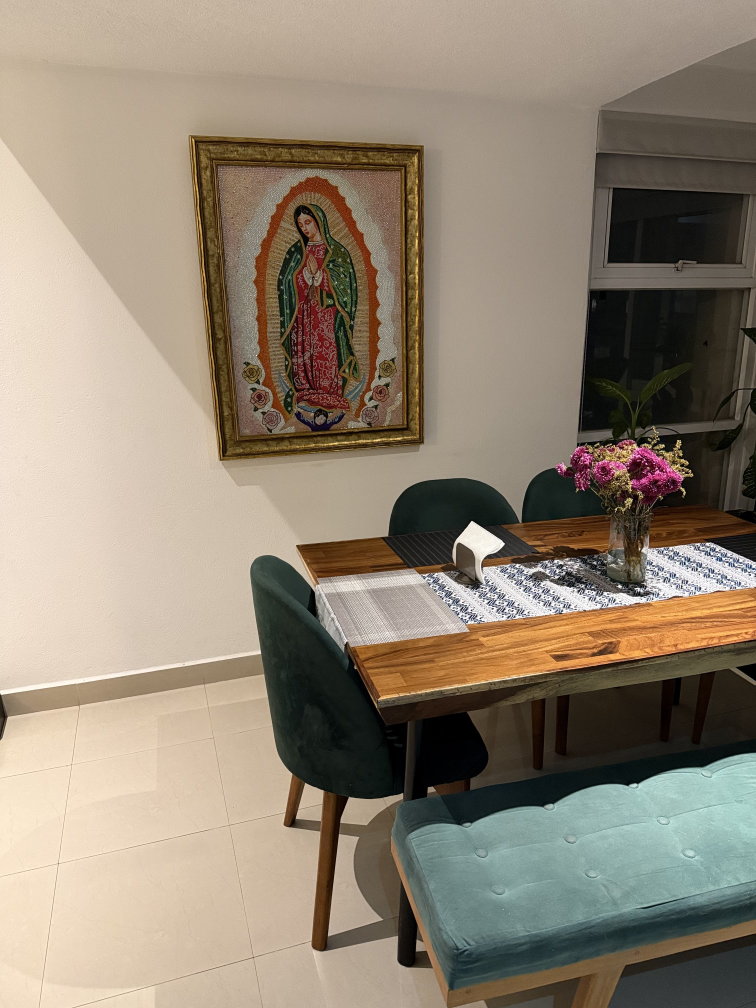
#> input picture data/original/IMG01.jpg, 3024 x 4032 px (shown at 1/4 size)
$ python -i registration.py   (imports and definitions only)
#> lines starting #> are read from the running program, lines starting #| are printed output that depends on the picture
"""
Módulo de registro de imágenes.
Implementa estimación de homografías, RANSAC y técnicas de blending.
"""

import cv2
import numpy as np
from typing import List, Tuple, Optional, Dict
import warnings


# [382 lines left out: functions estimate_homography, validate_homography, refine_homography, warp_image, create_mask, simple_blend and 2 more, not called in this run]


class ImageStitcher:
    """
    Clase para fusionar múltiples imágenes en un panorama.
    """

    def __init__(self, blend_method: str = 'feather', image_weights: List[float] = None):
        """
        Inicializa el stitcher.

        Args:
            blend_method: Método de blending ('simple', 'feather', 'multiband')
            image_weights: Lista de pesos para cada imagen (None = pesos iguales)
        """
        self.blend_method = blend_method
        self.image_weights = image_weights
        self.homographies = []
        self.reference_idx = None

    # [68 lines left out: function estimate_transforms, not called in this run]

    def stitch(self, images: List[np.ndarray]) -> np.ndarray:
        """
        Fusiona las imágenes en un panorama.

        Args:
            images: Lista de imágenes a fusionar

        Returns:
            Imagen panorámica fusionada
        """
        if not self.homographies or self.reference_idx is None:
            raise ValueError("Primero debe estimar las transformaciones")

        # Calcular tamaño del canvas
        h_ref, w_ref = images[self.reference_idx].shape[:2]

        # Encontrar límites del panorama
        min_x, min_y = 0, 0
        max_x, max_y = w_ref, h_ref

        for i, H in enumerate(self.homographies):
            if i == self.reference_idx:
                continue

            h, w = images[i].shape[:2]
            corners = np.float32([[0, 0], [w, 0], [w, h], [0, h]]).reshape(-1, 1, 2)
            transformed_corners = cv2.perspectiveTransform(corners, H)

            min_x = min(min_x, transformed_corners[:, 0, 0].min())
            min_y = min(min_y, transformed_corners[:, 0, 1].min())
            max_x = max(max_x, transformed_corners[:, 0, 0].max())
            max_y = max(max_y, transformed_corners[:, 0, 1].max())

        # Dimensiones del canvas
        canvas_width = int(np.ceil(max_x - min_x))
        canvas_height = int(np.ceil(max_y - min_y))
        offset = (int(-min_x), int(-min_y))

        print(f"Tamaño del panorama: {canvas_width}x{canvas_height}")

        # Transformar y fusionar imágenes
        result = None
        result_mask = None

        for i, (img, H) in enumerate(zip(images, self.homographies)):
            print(f"Procesando imagen {i+1}/{len(images)}...")

            # Warp imagen
            warped = warp_image(img, H, (canvas_height, canvas_width), offset)
            warped_mask = create_mask(img.shape, H, offset, (canvas_height, canvas_width))

            # Fusionar
            if result is None:
                result = warped
                result_mask = warped_mask
            else:
                # Obtener pesos relativos
                if self.image_weights is not None and len(self.image_weights) == len(images):
                    # Para la primera imagen (result), usar su peso individual
                    # Para la nueva imagen (warped), usar su peso individual
                    # Solo necesitamos los pesos relativos entre las dos imágenes
                    weight_result = self.image_weights[0] if i == 1 else 1.0
                    weight_new = self.image_weights[i] if i < len(self.image_weights) else 1.0
                else:
                    weight_result = 1.0
                    weight_new = 1.0

                if self.blend_method == 'simple':
                    result = simple_blend(result, warped, result_mask, warped_mask,
                                         weight1=weight_result, weight2=weight_new)
                elif self.blend_method == 'feather':
                    result = feather_blend(result, warped, result_mask, warped_mask,
                                          weight1=weight_result, weight2=weight_new)
                elif self.blend_method == 'multiband':
                    # Multiband no soporta pesos aún, usar sin pesos
                    result = multiband_blend(result, warped, result_mask, warped_mask)

                # Actualizar máscara
                result_mask = np.maximum(result_mask, warped_mask)

        return result


# [25 lines left out: function compute_reprojection_error, not called in this run]

>>> import cv2
>>> picture = cv2.imread('../data/original/IMG01.jpg', cv2.IMREAD_GRAYSCALE)
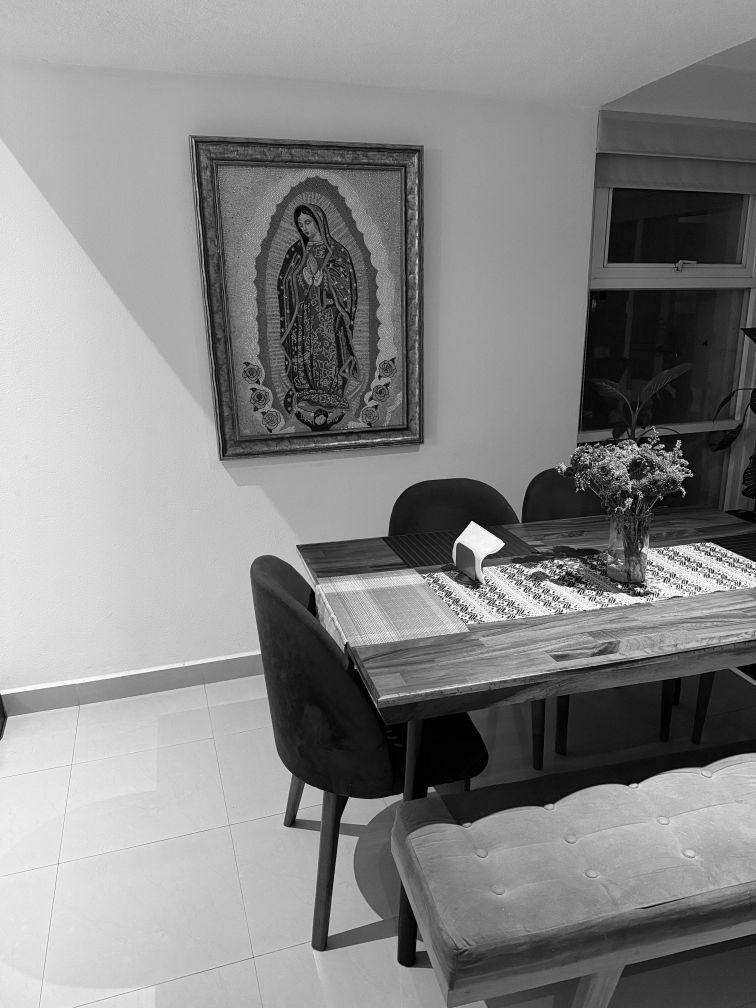
#> picture: shape (4032, 3024) (shown at 1/4 size); min 0, max 255, mean 134.6
>>> result = ImageStitcher().stitch(picture)
#> (the run stopped early here; a loop or call above may not have finished)

$ run again, on data/original/IMG02.jpg
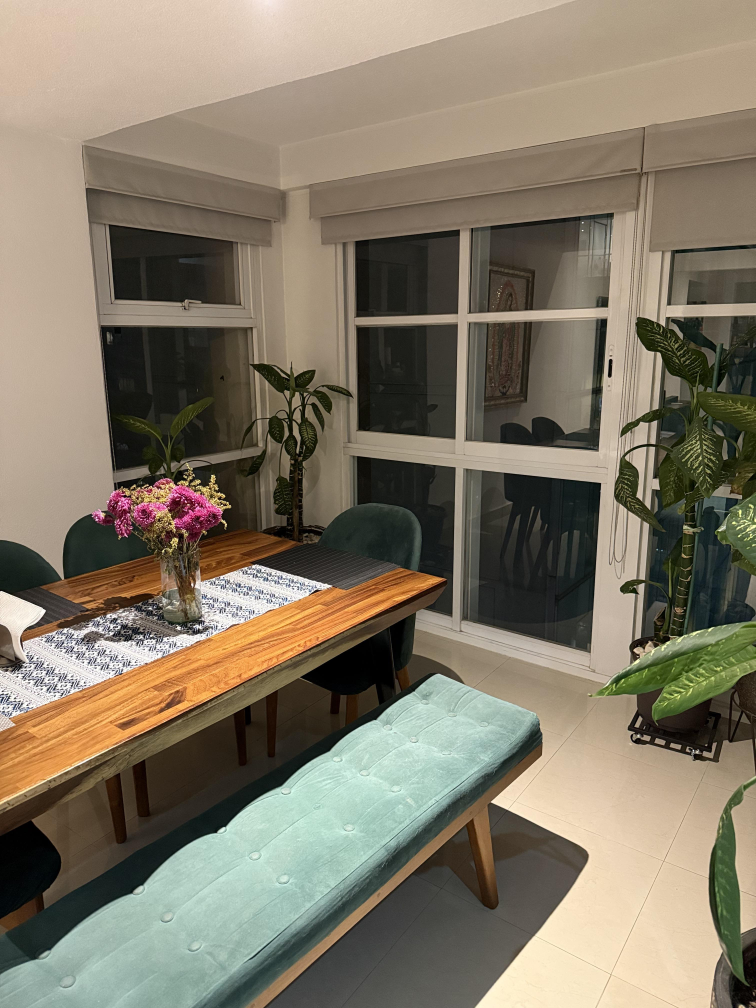
#> input picture data/original/IMG02.jpg, 3024 x 4032 px (shown at 1/4 size)
#> `picture = cv2.imread('../data/original/IMG01.jpg', cv2.IMREAD_GRAYSCALE)`:
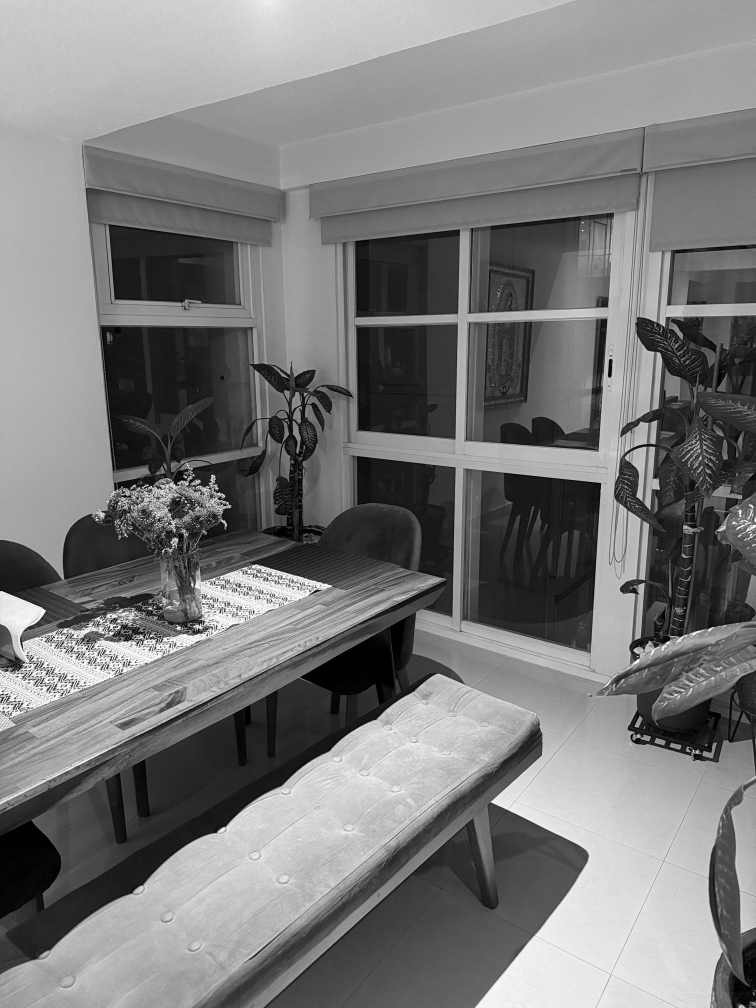
#> picture: shape (4032, 3024) (shown at 1/4 size); min 0, max 255, mean 121.9

$ run again, on data/original/IMG03.jpg
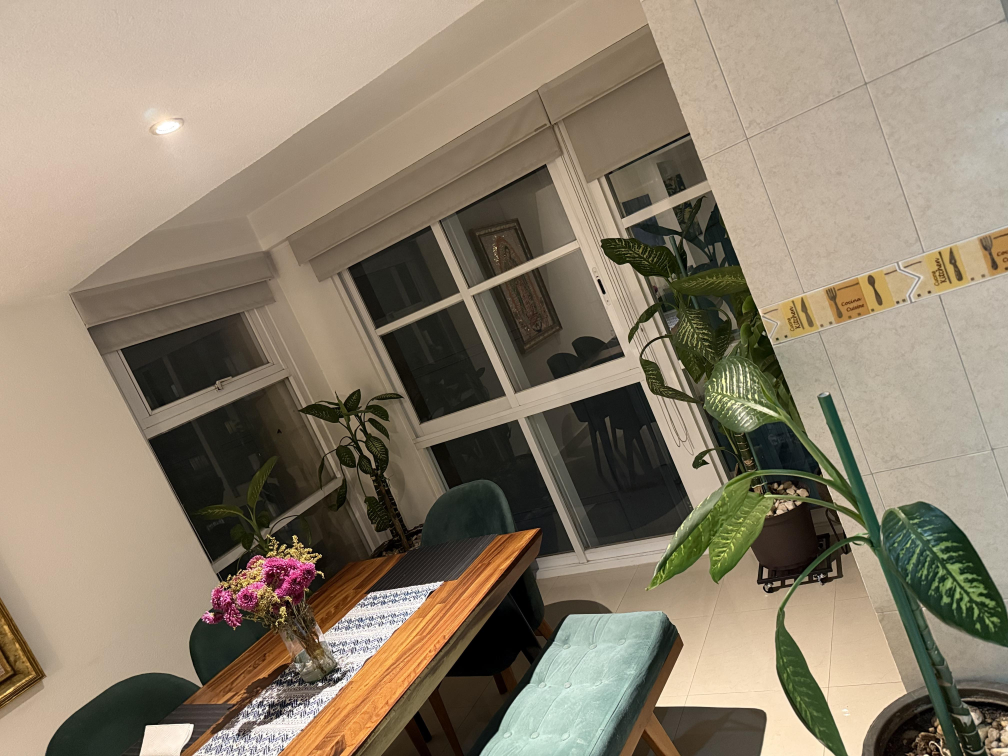
#> input picture data/original/IMG03.jpg, 4032 x 3024 px (shown at 1/4 size)
#> `picture = cv2.imread('../data/original/IMG01.jpg', cv2.IMREAD_GRAYSCALE)`:
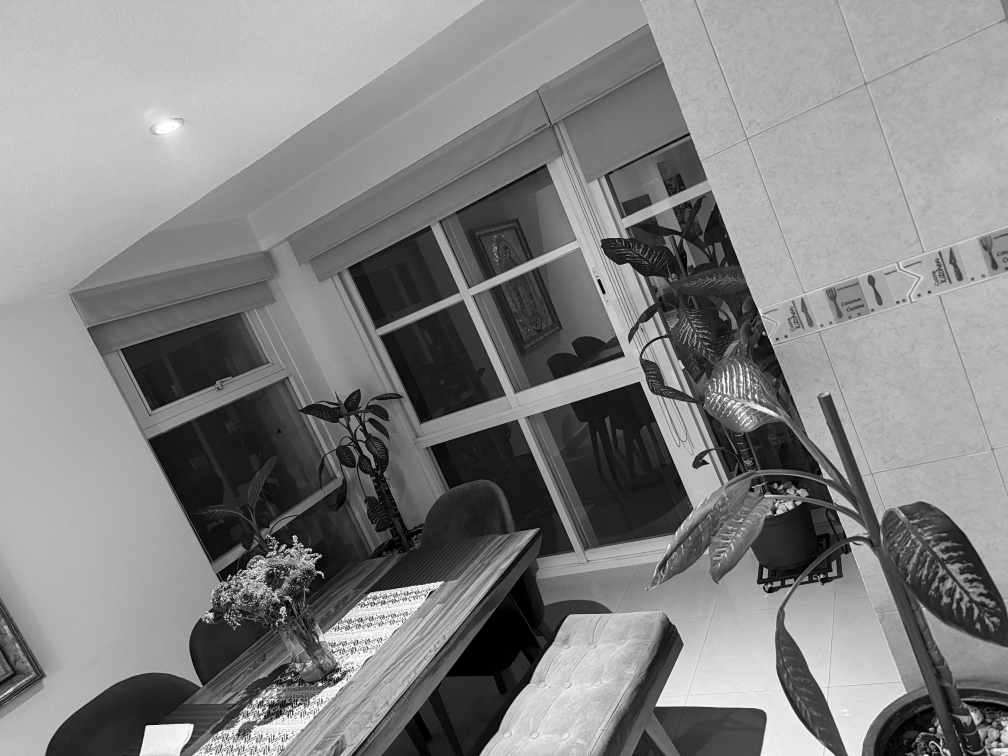
#> picture: shape (3024, 4032) (shown at 1/4 size); min 0, max 255, mean 130
